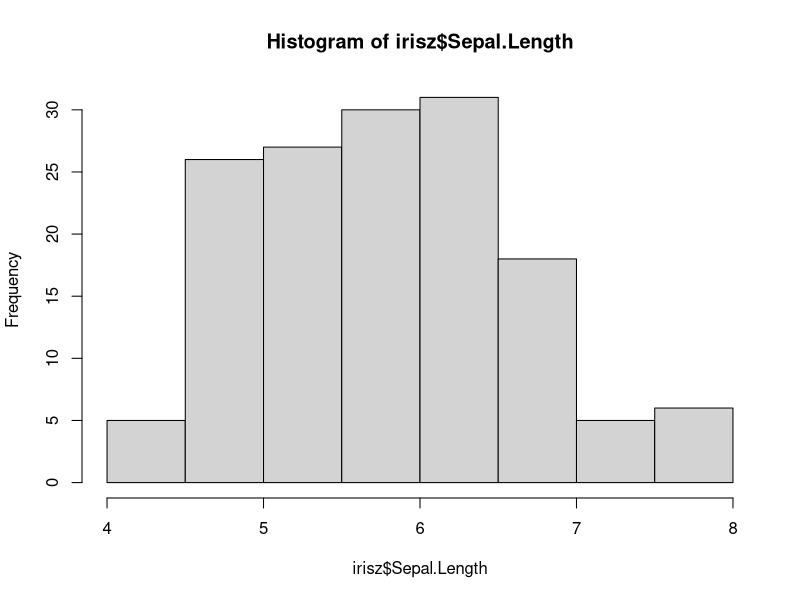
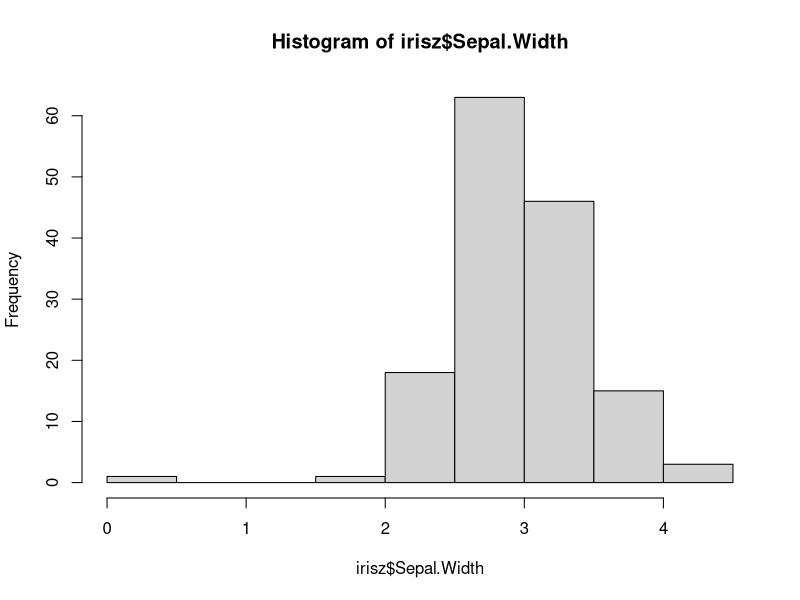
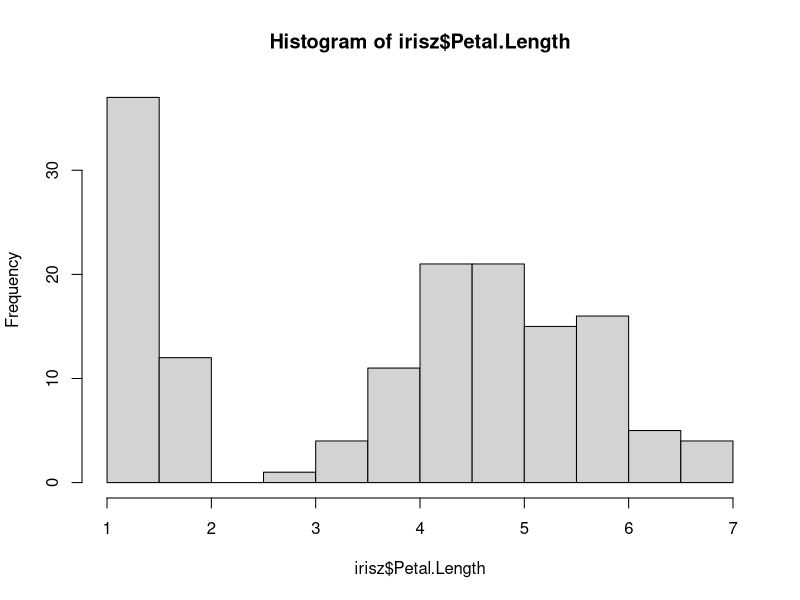
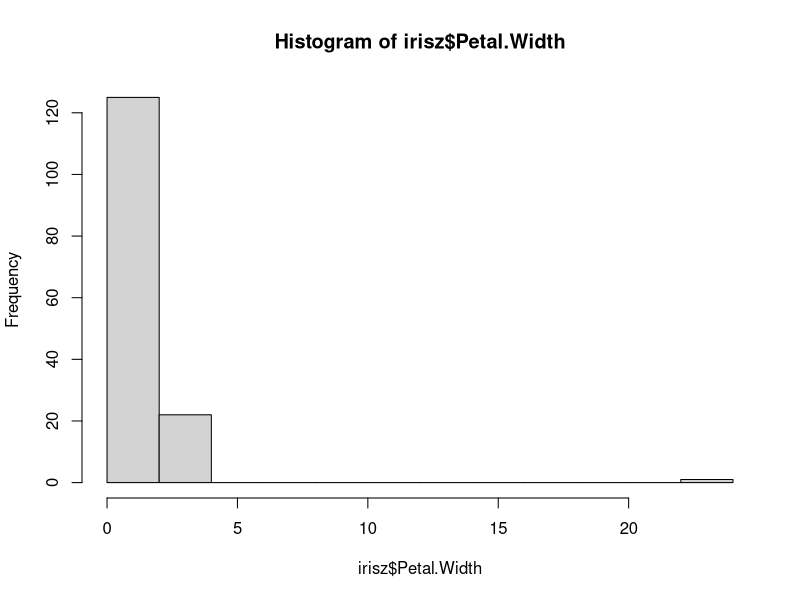

Generate these figures, in order, with R:
## ---- chunk 1
library(tidyverse)
## ---- chunk 2
irisz <- read.csv("data/iris.csv")
head(irisz)
## ---- chunk 3
head(irisz$Species)
## ---- chunk 4
irisz <- read.csv("data/iris.csv", stringsAsFactors = TRUE)
head(irisz$Species)
head(irisz$Location)
## ---- chunk 5
irisz <- read.csv("data/iris.csv", col.names = c("sep_len", "sep_wid", "pet_len", "pet_wid", "species", "loc"))
head(irisz)
## ---- chunk 6
str(irisz)
summary(irisz)
## ---- chunk 7
unique(irisz$sep_len)
## ---- chunk 8
irisz <- read.csv("data/iris.csv", na.strings = c("", "n/a"), stringsAsFactors = TRUE)
head(irisz)
## ---- chunk 9
str(irisz)
summary(irisz)
## ---- chunk 10
hist(irisz$Sepal.Length)
hist(irisz$Sepal.Width)
## ---- chunk 11
hist(irisz$Petal.Length)
hist(irisz$Petal.Width)
## ---- chunk 12
head(irisz$Sepal.Length)
## ---- chunk 13
x <- 1:10
scale(x)
scale(x, center = FALSE)
scale(x, scale = FALSE)
## ---- chunk 14
head(scale(irisz$Sepal.Length))
## ---- chunk 15
library(scales)
rescale(x)        
